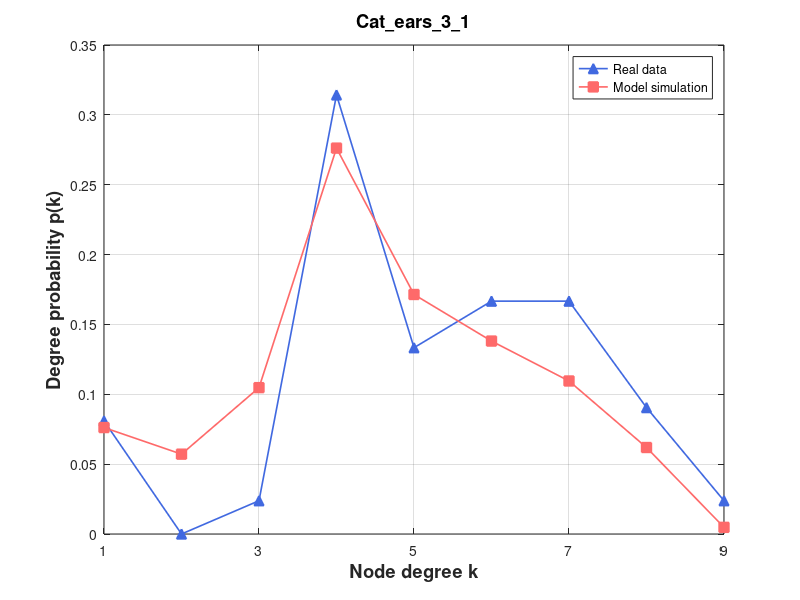

Reproduce this figure in MATLAB.
% Create some data
% 定义度数直方图

degree_hist1 = [0, 17, 0, 5, 66, 28, 35, 35, 19, 5];
degree_hist2 = [0, 16, 12, 22, 58, 36, 29, 23, 13, 1];

% 将度数直方图转换为浮点型数组
 [0, 105, 92, 79, 51, 47, 24, 14, 6, 5, 2, 3, 4, 2, 1, 1, 1, 1, 2]
degree_hist1 = double(degree_hist1);
degree_hist2 = double(degree_hist2);

degree1 = degree_hist1(2:end);
degree2 = degree_hist2(2:end);
% 计算度数概率
degree_prob1 = degree1 / sum(degree1);
degree_prob2 = degree2 / sum(degree2);

figure

set(gca, 'FontSize', 12);

  
plot(1:length(degree_prob1), degree_prob1, '^-','Color',[65/256,105/256,225/256],'LineWidth',1.2,'Markersize',7,'MarkerFaceColor',[65/256,105/256,225/256])

hold on
%plot(eb, predictionData,'ro-','LineWidth',1.2,'Markersize',7,'MarkerFaceColor','r')
%plot(eb, predictionData, 's-','Color',[171/256,130/256,255/256],'LineWidth',1.2,'Markersize',7,'MarkerFaceColor',[171/256,130/256,255/256]) 
%plot(eb, epsilon7, 's-','Color',[0/256,206/256,209/256],'LineWidth',1.2,'Markersize',7,'MarkerFaceColor',[0/256,206/256,209/256])

%plot(eb, size700, 's-','Color',[171/256,130/256,255/256],'LineWidth',1.2,'Markersize',7,'MarkerFaceColor',[171/256,130/256,255/256]) %Purple
plot(1:length(degree_prob2), degree_prob2, 's-','Color',[255/256,106/256,106/256],'LineWidth',1.2,'Markersize',7,'MarkerFaceColor',[255/256,106/256,106/256])



% Turn on the grid
grid on

% Add title and axis labels
%title('Performance of Baseband QPSK')
xlabel('Node degree k','FontSize',13.2,'FontWeight','bold')
ylabel('Degree probability p(k)','FontSize',13.2,'FontWeight','bold')
% 将图例位置设置
legend('Real data', 'Model simulation')
% title('Wikibooks (Initial)', 'FontSize', 13.2, 'FontWeight', 'bold')
title('Cat\_ears\_3\_1', 'FontSize', 13.2, 'FontWeight', 'bold')
% axis([0.03 1.02 0 0.35])
%set(gca,'xtick',[xmin:step:xmax])
% set(gca,'xtick',[1:1000:11000])
set(gca,'xtick', 1:2:max(length(degree_prob1),length(degree_prob2)))
% set(gca,'xticklabels',{'0','0.16','0.32','0.48','0.64','0.80'});
%set(gca,'ytick',[0:0.05:0.35])
xlim([1 max(length(degree_prob1),length(degree_prob2))])
%set(gca,'xscale','log')